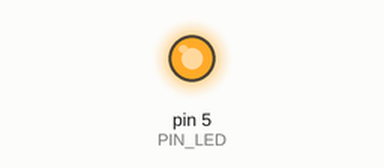
The sketch below on a simulated Arduino Uno, built with avr-gcc and run on an emulated ATmega328P. On the bench: output pins drawn as LEDs (lit = HIGH).

Above: at 1.5 s.
At 4.5 s:
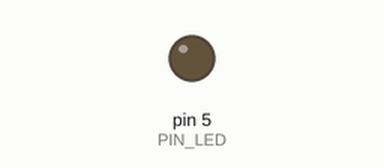
Timing chart, 0 to 7.8 s (numbered marks = the images above):
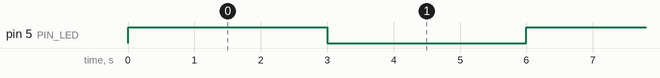

Measured:
- by itself, pin 5 (PIN_LED): alternates HIGH for 3.0 s and LOW for 3.0 s

The sketch:

led.ino
```cpp
#define PIN_LED 5
void setup() {
  // put your setup code here, to run once:
  pinMode(PIN_LED,OUTPUT);
}

void loop() {
  // put your main code here, to run repeatedly:
  digitalWrite(PIN_LED,HIGH);
  delay(3000);
  digitalWrite(PIN_LED,LOW);
  delay(3000);
}
```
